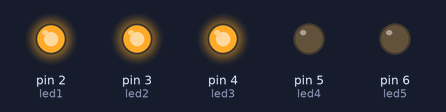
Recording of a sketch running on a simulated Arduino Uno, built with avr-gcc and run on an emulated ATmega328P. Parts: output pins drawn as LEDs (lit = HIGH).

Above: at 0.5 s.
At 3.5 s:
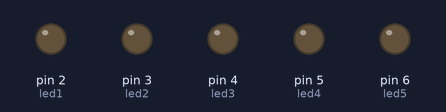
Timing chart, 0 to 4.6 s (numbered marks = the images above):
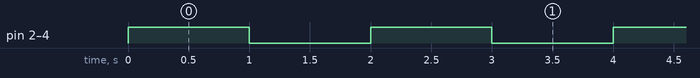

The sketch:

lucesHumo.ino
```cpp
int rangoEncoder = 0;
int leerEncoder = 2;

// Declaración de pines
const int led1 = 2;
const int led2 = 3;
const int led3 = 4;
const int led4 = 5;
const int led5 = 6;

void setup() {
  // Configurar los pines como salida
  pinMode(led1, OUTPUT);
  pinMode(led2, OUTPUT);
  pinMode(led3, OUTPUT);
  pinMode(led4, OUTPUT);
  pinMode(led5, OUTPUT);
}

void loop() {
  rangoEncoder = leerEncoder;

  if (rangoEncoder == 1){
    digitalWrite(led1, HIGH);
  }
  else if (rangoEncoder == 2){
    digitalWrite(led2, HIGH);
  }
  else if (rangoEncoder == 3){
    digitalWrite(led3, HIGH);
  }
  else if (rangoEncoder == 4){
    digitalWrite(led4, HIGH);
  }
  else if (rangoEncoder == 5){
    digitalWrite(led5, HIGH);
    delay(5000);

  }


  // Encender los LEDs
  digitalWrite(led1, HIGH);
  digitalWrite(led2, HIGH);
  digitalWrite(led3, HIGH);
  delay(1000); // 1 segundo

  // Apagar los LEDs
  digitalWrite(led1, LOW);
  digitalWrite(led2, LOW);
  digitalWrite(led3, LOW);
  delay(1000); // 1 segundo
}
```

Measured:
- by itself, pin 2 (led1), pin 3 (led2), pin 4 (led3): alternates HIGH for 1.0 s and LOW for 1.0 s
